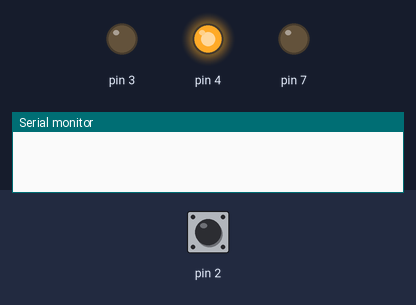
Recording of a sketch running on a simulated Arduino Uno, built with avr-gcc and run on an emulated ATmega328P. On the bench: output pins drawn as LEDs (lit = HIGH), the last lines printed to the serial monitor. Inputs (shaded band) come from the test bench; at power-on: pin 2 HIGH.

Above: at 1.2 s.
1.3 s: pin 2 pulled LOW for 0.15 s
At 2.4 s:
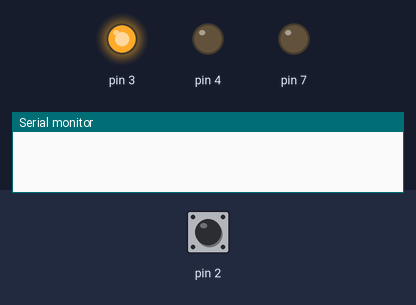
At 3.9 s:
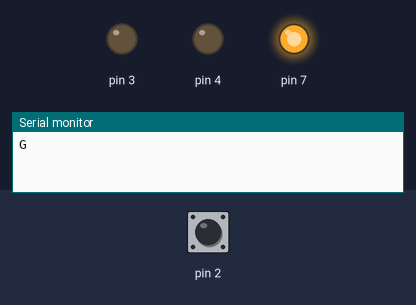
Timing chart, 0 to 10.4 s (numbered marks = the images above; inputs shaded):
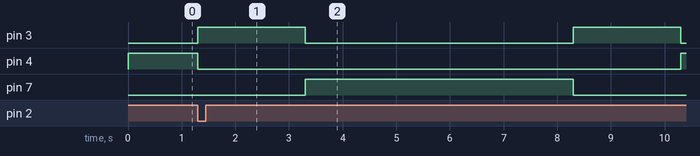

Measured:
- after the input at 1.3 s, pin 4: HIGH → LOW after 0.00 s instead of 3.7 s; pin 7: LOW → HIGH after 2.0 s instead of 5.7 s
- by itself, pin 3: alternates HIGH for 2.0 s and LOW for 5.0 s

The sketch:

TrafficLight_part_code.ino
```cpp
class TrafficLight {
  private:
    int GREEN, YELLOW, RED;

  public:
    TrafficLight(int green, int yellow, int red) : GREEN(green), YELLOW(yellow), RED(red) {
      pinMode(GREEN, OUTPUT);
      pinMode(YELLOW, OUTPUT);
      pinMode(RED, OUTPUT);
    }

    void greenOn() {
      digitalWrite(GREEN, HIGH);
      digitalWrite(YELLOW, LOW);
      digitalWrite(RED, LOW);
    }

    void yellowOn() {
      digitalWrite(GREEN, LOW);
      digitalWrite(YELLOW, HIGH);
      digitalWrite(RED, LOW);
    }

    void redOn() {
      digitalWrite(GREEN, LOW);
      digitalWrite(YELLOW, LOW);
      digitalWrite(RED, HIGH);
    }
};

TrafficLight carLight(4, 3, 7);

enum TrafficState {
  Green,
  Yellow,
  Red
};

TrafficState carState = Green;

unsigned long lastChangeTime = 0;
volatile bool pedestrianWaiting = false;
int StateDetector;

void handleButtonPress() {
  if (carState == Green) {
    pedestrianWaiting = true;
  }
}

void setup() {
  pinMode(2, INPUT_PULLUP);
  attachInterrupt(digitalPinToInterrupt(2), handleButtonPress, FALLING);
  Serial.begin(9600);
}

const unsigned long tGreen = 5000;
const unsigned long tYellow = 2000;
const unsigned long tRed = 5000;

int click;

void loop() {
    mainPart();
}

void mainPart() {
  unsigned long currentTime = millis();
  int TimeCheck = currentTime - lastChangeTime;

  noInterrupts();
  bool waiting = pedestrianWaiting;
  if (waiting) {
    pedestrianWaiting = false;
  }
  interrupts();

  switch (carState) {
    case Green:
      carLight.greenOn();

      if (TimeCheck >= tGreen) {
        carState = Yellow;
        lastChangeTime = currentTime;
      }

      if (waiting) {
        carState = Yellow;
        click = 5;
        lastChangeTime = currentTime;
      }
      StateDetector = 0;
      break;

    case Yellow:
      carLight.yellowOn();

      if (TimeCheck >= tYellow) {
        carState = (StateDetector == 0) ? Red : Green;
        lastChangeTime = currentTime;

        if (StateDetector == 0 && click == 5) {
          Serial.write('G');
        } else if (StateDetector == 1) {
          Serial.write('R');
        }
      }
      break;

    case Red:
      carLight.redOn();

      if (TimeCheck >= tRed) {
        carState = Yellow;
        lastChangeTime = currentTime;
        Serial.write('R');
      }

      StateDetector = 1;
      click = 6;
      break;
  }
}
```
